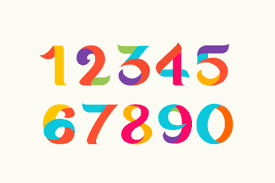
#> input picture Business Inteligence/Pré-processamento/numeros.png, 275 x 183 px, found by its file name
$ python Processamento_imagem.py
#> lines starting #> are read from the running program, lines starting #| are printed output that depends on the picture
import cv2
import numpy as np
from matplotlib import pyplot as plt

img = cv2.imread('C:\\Users\\Victor\\Downloads\\bi\\numeros.png',cv2.IMREAD_GRAYSCALE)
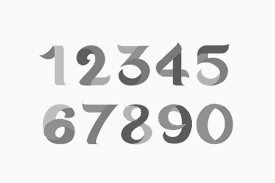
#> img: shape (183, 275); min 85, max 254, mean 233.6
cv2.imshow('image',img)
cv2.waitKey(0)
cv2.destroyAllWindows()

print(img.shape)
#| (183, 275)
print(img.size)
#| 50325
print(img.dtype)
#| uint8

#px = img[48,214]
#print(px)

histograma = [0] * 256

# monta o histograma percorrendo as linhas e colunas e somando 1 na posição do array equivalente a cor
linha  = img.shape[0] - 1
#> linha = 182
coluna = img.shape[1] - 1
#> coluna = 274

for i in range(0,linha):
    for j in range(0,coluna):
        histograma[img[i,j]] = histograma[img[i,j]] + 1
#> after the loop, histograma = 256 values, max 39378 at index 250, min 0 at index 0, mean 194.8

print("Histograma da imagem original em cinza")
print(histograma)
#> (printed output is left out)

def find_upper_line( limite ):
#> called with limite = 240
    for i in range(0,linha):
        for j in range(0,coluna):
            if img[i,j] < limite:
                return i

def find_upper_column( limite ):
#> called with limite = 240
    for i in range(0,coluna):
        for j in range(0,linha):
            if img[j,i] < limite:
                return i

def find_lower_line( limite ):
#> called with limite = 240
    for i in range(linha,-1,-1):
        for j in range(coluna,-1,-1):
            if img[i,j] < limite:
                return i

def find_lower_column( limite ):
#> called with limite = 240
    for i in range(coluna,-1,-1):
        for j in range(linha,-1,-1):
            if img[j,i] < limite:
                return i

threshold=240
upper_bound=[0,0]
lower_bound=[linha - 1,coluna - 1]
upper_bound[0] = find_upper_line(threshold)
upper_bound[1] = find_upper_column(threshold)
lower_bound[0] = find_lower_line(threshold)
lower_bound[1] = find_lower_column(threshold)

imgnew = img[upper_bound[0]:lower_bound[0],upper_bound[1]:lower_bound[1]]
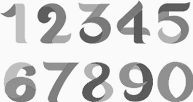
#> imgnew: shape (102, 193); min 85, max 254, mean 208.1

cv2.imshow('image',imgnew)
cv2.waitKey(0)
cv2.destroyAllWindows()

histograma = [0] * 256
linha  = imgnew.shape[0] - 1
#> linha = 101
coluna = imgnew.shape[1] - 1
#> coluna = 192

for i in range(0,linha):
    for j in range(0,coluna):
        histograma[imgnew[i,j]] = histograma[imgnew[i,j]] + 1
#> after the loop, histograma = 256 values, max 9257 at index 250, min 0 at index 0, mean 75.75

print()
print("Histograma da imagem recortada")
print(histograma)
#> (printed output is left out)
